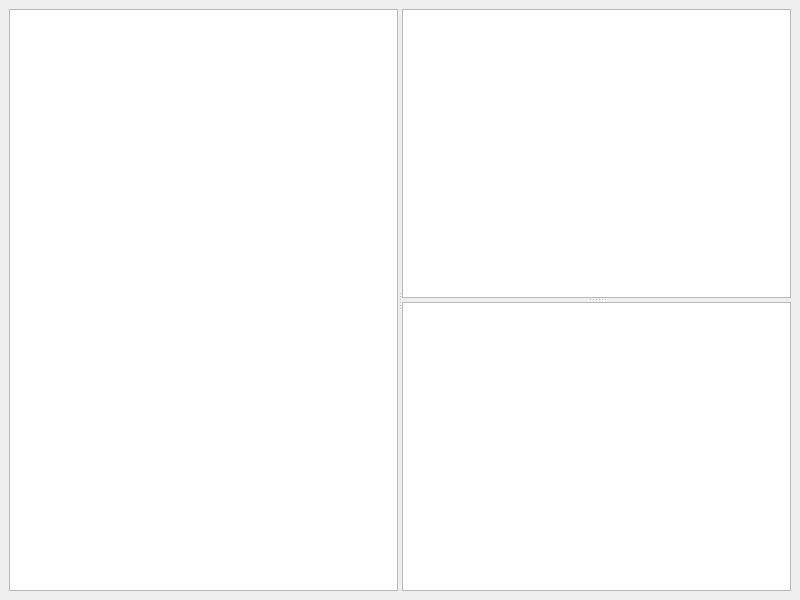
<?xml version="1.0" encoding="UTF-8"?>
<ui version="4.0">
 <class>windows</class>
 <widget class="QMainWindow" name="windows">
  <property name="geometry">
   <rect>
    <x>0</x>
    <y>0</y>
    <width>800</width>
    <height>600</height>
   </rect>
  </property>
  <property name="windowTitle">
   <string>MainWindow</string>
  </property>
  <widget class="QWidget" name="centralwidget">
   <layout class="QHBoxLayout" name="horizontalLayout">
    <item>
     <widget class="QSplitter" name="vsplitter">
      <property name="orientation">
       <enum>Qt::Horizontal</enum>
      </property>
      <widget class="QTreeView" name="directories">
       <property name="editTriggers">
        <set>QAbstractItemView::NoEditTriggers</set>
       </property>
       <attribute name="headerStretchLastSection">
        <bool>false</bool>
       </attribute>
      </widget>
      <widget class="QSplitter" name="hsplitter">
       <property name="orientation">
        <enum>Qt::Vertical</enum>
       </property>
       <widget class="QTreeView" name="messages">
        <property name="editTriggers">
         <set>QAbstractItemView::NoEditTriggers</set>
        </property>
        <attribute name="headerStretchLastSection">
         <bool>false</bool>
        </attribute>
       </widget>
       <widget class="QTextEdit" name="message">
        <property name="readOnly">
         <bool>true</bool>
        </property>
       </widget>
      </widget>
     </widget>
    </item>
   </layout>
  </widget>
 </widget>
 <resources/>
 <connections/>
</ui>
